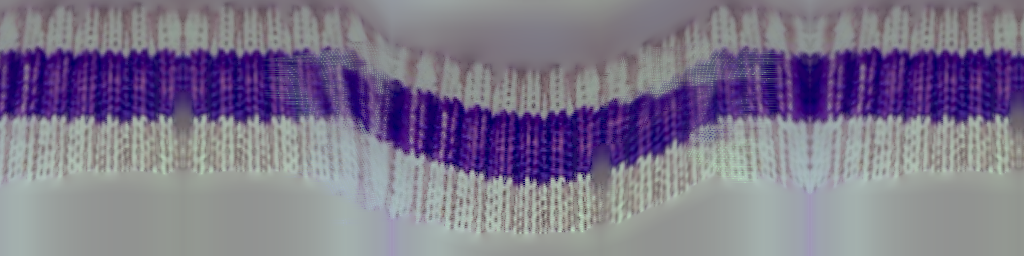
#> input picture qa/pilot05/full_reference_match/benny/work/f2/crown.png, 1024 x 256 px, found by its file name
$ python white08.py ../../../../pilot05/full_reference_match/benny/work/f2/crown.png
#> lines starting #> are read from the running program, lines starting #| are printed output that depends on the picture
"""Round 5 (c): whiter beanie stripes. Crown-map texels of the white stripes (low saturation; the map whites are neutral
grey ~157, the pink cast on screen comes from the 08 light) get per-channel gains that cancel the cast.
usage: white08.py --g=1.0,1.04,1.01 [--out=crown_r5.png]"""
import sys
import numpy as np
from PIL import Image
o = dict(a[2:].split('=') for a in sys.argv[1:] if a.startswith('--'))
G = np.array([float(v) for v in o.get('g', '1.0,1.04,1.01').split(',')], np.float32)
OUT = o.get('out', 'crown_r5.png')
p = 'assets/textures/benny08/crown.png'
im = Image.open(p); mode = im.mode
#> further down, im is the input picture: PIL image 1024x256 RGB; mean R, G, B 124.3, 116.9, 139.1
#> after `mode = im.mode`: mode = 'RGB'
a = np.asarray(im.convert('RGBA')).astype(np.float32)
rgb = a[..., :3]; mx = rgb.max(-1); mn = rgb.min(-1)
#> after `mx = rgb.max(-1)`:
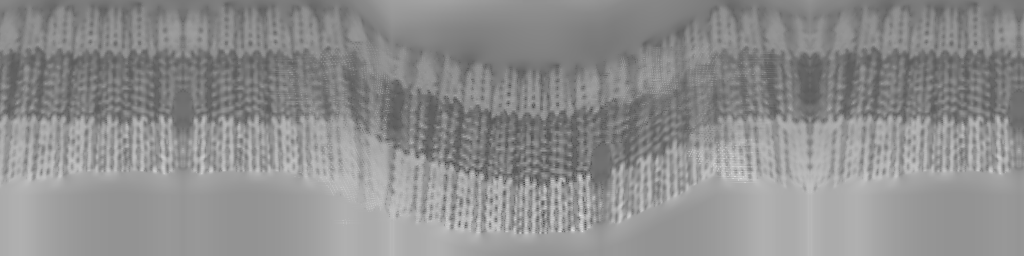
#> mx: shape (256, 1024) float32; min 65, max 221, mean 141.6
#> after `mn = rgb.min(-1)`:
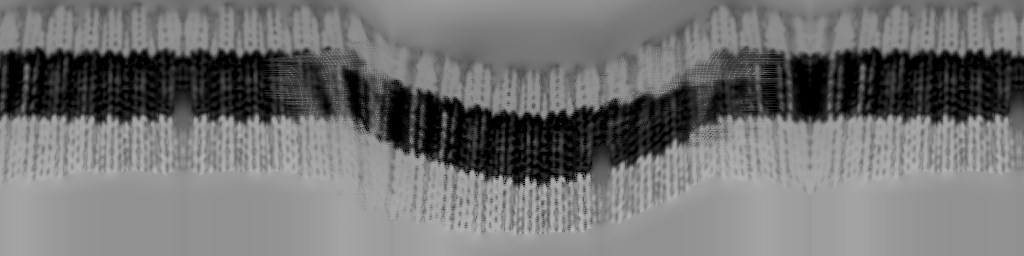
#> mn: shape (256, 1024) float32; min 0, max 189, mean 113.5
sat = (mx - mn) / np.maximum(mx, 1)
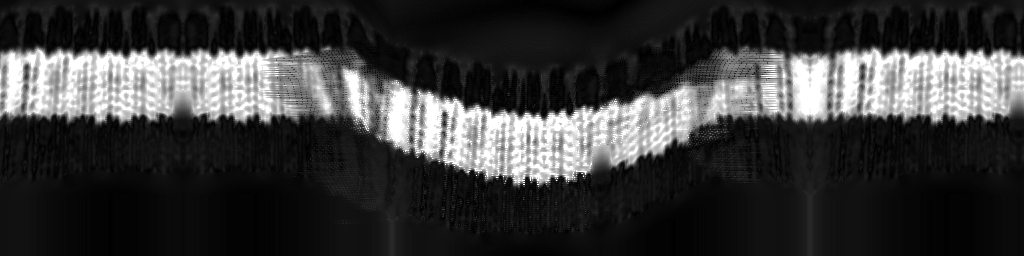
#> sat: shape (256, 1024) float32; min 0, max 1, mean 0.231
w = np.clip((mx - 90) / 40, 0, 1) * np.clip((0.3 - sat) / 0.1, 0, 1)   # white-stripe weight (0 on violet stripes)
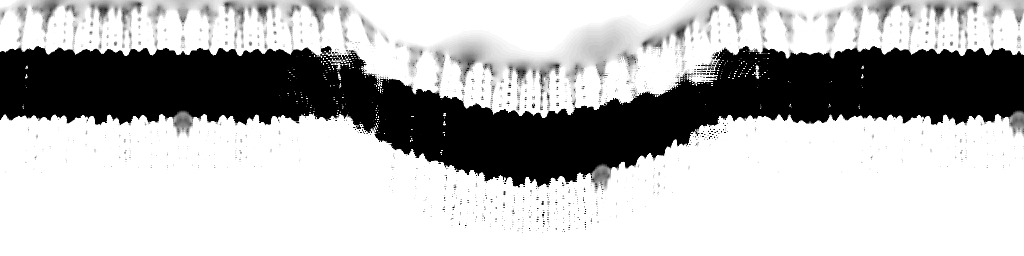
#> w: shape (256, 1024) float32; min 0, max 1, mean 0.717
new = rgb * G
rgb2 = rgb + (new - rgb) * w[..., None]
a[..., :3] = np.clip(rgb2, 0, 255)
Image.fromarray(a.astype(np.uint8), 'RGBA').convert(mode).save(f'assets/textures/benny08/{OUT}')
print('white texels', int((w > 0.5).sum()), 'of', w.size, '->', OUT)
#| white texels 192113 of 262144 -> crown_r5.png

$ run again, with qa/pilot05/full_reference_match/benny/work/f2/armL.png copied over qa/pilot05/full_reference_match/benny/work/f2/crown.png
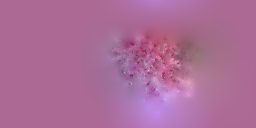
#> input picture qa/pilot05/full_reference_match/benny/work/f2/armL.png, 256 x 128 px, found by its file name
#> im is the input picture: PIL image 256x128 RGB; mean R, G, B 171.6, 108.5, 152.2
#> `w = np.clip((mx - 90) / 40, 0, 1) * np.clip((0.3 - sat) / 0.1, 0, 1)`:
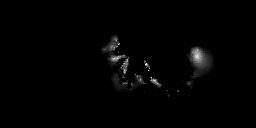
#> w: shape (128, 256) float32; min 0, max 1, mean 0.0106
#> `new = rgb * G`:
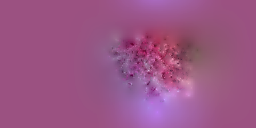
#> new: shape (128, 256, 3) float32; mean R, G, B 171.6, 112.8, 153.8; drawn with min black and max white
#| white texels 146 of 32768 -> crown_r5.png

$ run again, with qa/pilot05/full_reference_match/benny/work/f2/armR.png copied over qa/pilot05/full_reference_match/benny/work/f2/crown.png
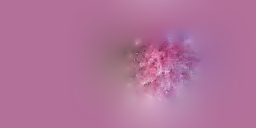
#> input picture qa/pilot05/full_reference_match/benny/work/f2/armR.png, 256 x 128 px, found by its file name
#> im is the input picture: PIL image 256x128 RGB; mean R, G, B 177, 114.5, 153.5
#> `sat = (mx - mn) / np.maximum(mx, 1)`:
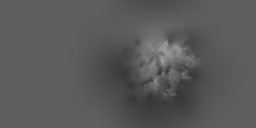
#> sat: shape (128, 256) float32; min 0.179, max 0.644, mean 0.354
#> `w = np.clip((mx - 90) / 40, 0, 1) * np.clip((0.3 - sat) / 0.1, 0, 1)`:
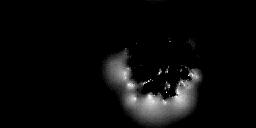
#> w: shape (128, 256) float32; min 0, max 1, mean 0.043
#| white texels 1021 of 32768 -> crown_r5.png

$ run again, with qa/pilot05/full_reference_match/benny/work/f2/body.png copied over qa/pilot05/full_reference_match/benny/work/f2/crown.png
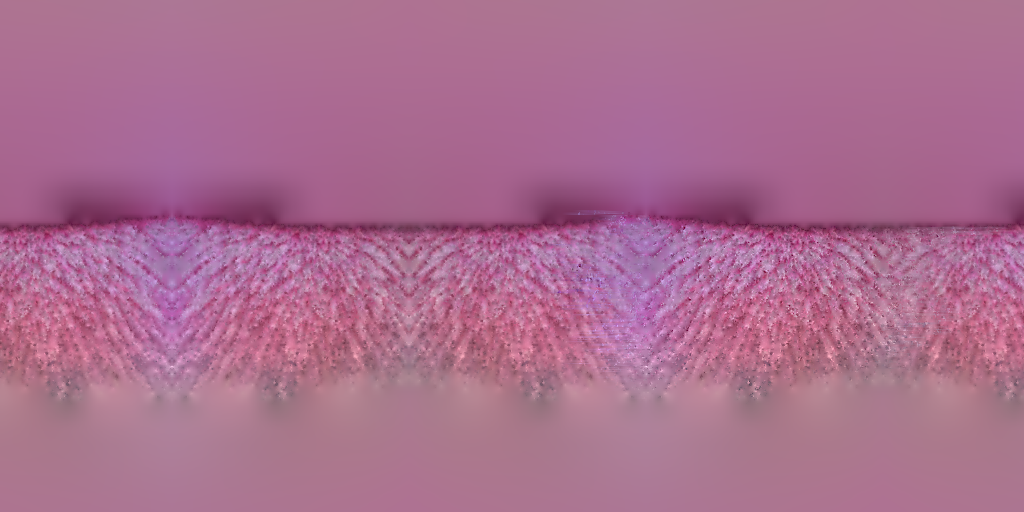
#> input picture qa/pilot05/full_reference_match/benny/work/f2/body.png, 1024 x 512 px, found by its file name
#> im is the input picture: PIL image 1024x512 RGB; mean R, G, B 171, 109.5, 144
#> `sat = (mx - mn) / np.maximum(mx, 1)`:
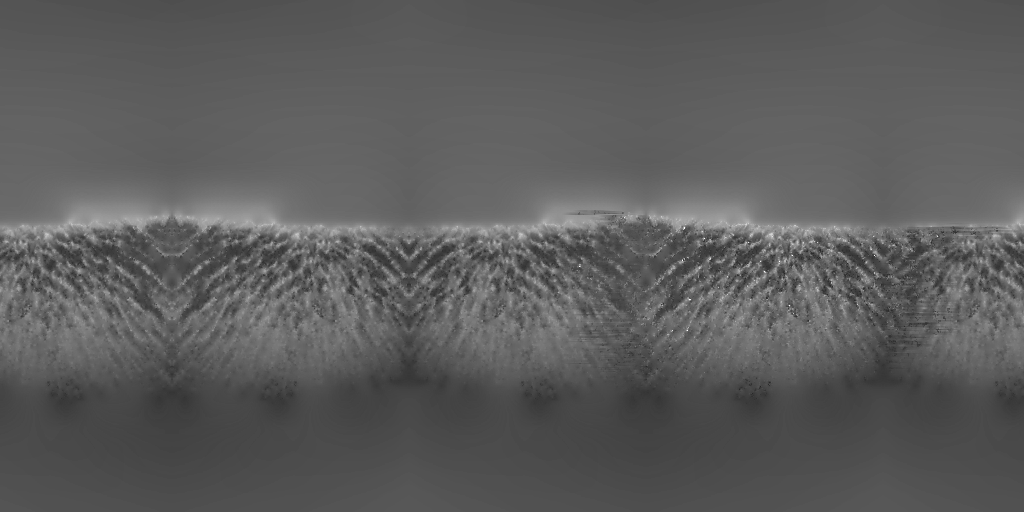
#> sat: shape (512, 1024) float32; min 0.148, max 1, mean 0.363
#> `w = np.clip((mx - 90) / 40, 0, 1) * np.clip((0.3 - sat) / 0.1, 0, 1)`:
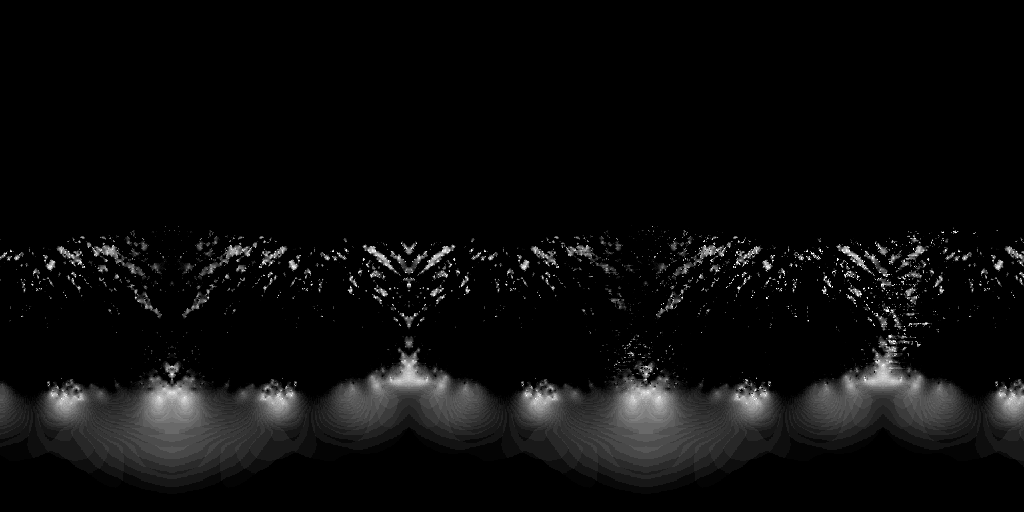
#> w: shape (512, 1024) float32; min 0, max 1, mean 0.0471
#| white texels 10559 of 524288 -> crown_r5.png
